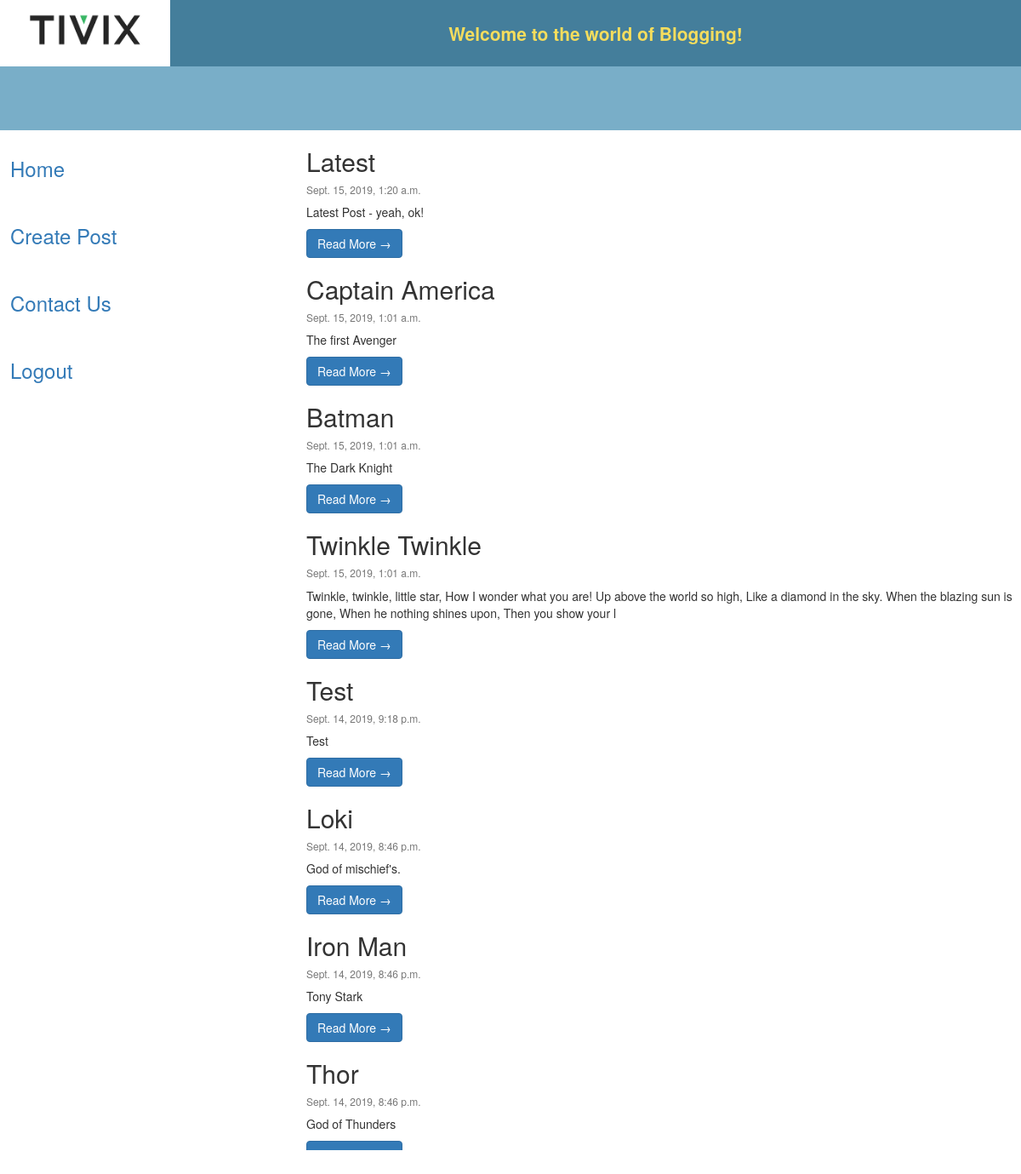
/home/, run on the app's committed database.
### blog_app/models.py (models this page shows, shortened)
class Post(models.Model):
    title = models.CharField(max_length=500)
    description = models.TextField()
    created_date = models.DateTimeField(default=timezone.now(), verbose_name="Created Date")

### blog_app/views.py (the view)
class PostList(ListView):
    queryset = Post.objects.all()
    template_name = 'List_Posts.html'
    ordering = ['-created_date']

### blog_app/templates/List_Posts.html
{% extends "base.html" %}
{% block main_page %}
    {% for post in post_list %}
        <div class="card mb-4">
                <div class="card-body">
                    <h2 class="card-title">{{ post.title }}</h2>
                    <p class="card-text text-muted h6"> {{ post.created_date}} </p>
                    <p class="card-text">{{post.description | slice:":200" }}</p>
                    <a href='/home/blog/{{ post.id }}' class="btn btn-primary">Read More &rarr;</a>
                </div>
            </div>
    {% endfor %}
{% endblock main_page %}

### blog_app/templates/base.html (shortened to what this page needs)
<html lang="en">
    <head>
        {% load staticfiles %}
        <link rel="stylesheet" href="{% static 'css/bootstrap.min.css' %}" type="text/css"/>
    </head>
    <body class="dashboard">
        <div class="container-fluid">
            <div class="row">
                <div class="col-md-2">
                    <center>
                        <img src="{% static 'images/tivix_logo.png' %}" class="responsive-image" style='max-height: 70px;' alt="Tivix">
                    </center>
                </div>
                <div class="col-md-10" id="welcome_text">
                    <center>
                        <b> Welcome to the world of Blogging! </b>
                    </center>
                </div>
            </div>
            <div class="row" id="horizontal_bar">
            </div>
            <div class="row">
                <div class="sidebar">
                    {% block sidebar %}
                        <h3>
                            <a href="/home/"> Home </a>
                            <br> <br> <br>
                            <a href="/home/CreatePost/">Create Post</a>
                            <br> <br> <br>
                            <a href="/contact/">Contact Us</a>
                            <br> <br> <br>
                            <a href="/admin/logout">Logout</a>
                            <br> <br> <br>
                        </h3>
                    {% endblock sidebar %}
                </div>
                <div class="main_page">
                    {% block main_page %}
                    {% endblock main_page %}
                </div>
            </div>
        </div>
    </body>
</html>

### blog_app/templates/base.html (style rules this page uses)
.container-fluid { width:100%; height:100%; }
#welcome_text { background-color:#447e9b; color:#f5dd5d; font-size:150%; padding-top:2%; padding-bottom:2%; }
#horizontal_bar { background-color:#79aec8; color:#f5dd5d; height:5%; }
.sidebar { width:30%; float:left; display:inline-block; padding:1%; }
.main_page { width:70%; height:80%; float:right; display:inline-block; overflow:scroll; }

### data on the page
Post: title "Latest", created_date "Sept. 15, 2019, 1:20 a.m.", description "Latest Post - yeah, ok!"
Post: title "Captain America", created_date "Sept. 15, 2019, 1:01 a.m.", description "The first Avenger"
Post: title "Batman", created_date "Sept. 15, 2019, 1:01 a.m.", description "The Dark Knight"
Post: title "Twinkle Twinkle", created_date "Sept. 15, 2019, 1:01 a.m.", description "Twinkle, twinkle, little star, How I wonder what you are! Up above the world so high, Like a diamond in the sky. When the blazing sun is gone, When he nothing shines upon, Then you show your l"
Post: title "Test", created_date "Sept. 14, 2019, 9:18 p.m.", description "Test"
Post: title "Loki", created_date "Sept. 14, 2019, 8:46 p.m.", description "God of mischief's."
Post: title "Iron Man", created_date "Sept. 14, 2019, 8:46 p.m.", description "Tony Stark"
Post: title "Thor", created_date "Sept. 14, 2019, 8:46 p.m.", description "God of Thunders"
